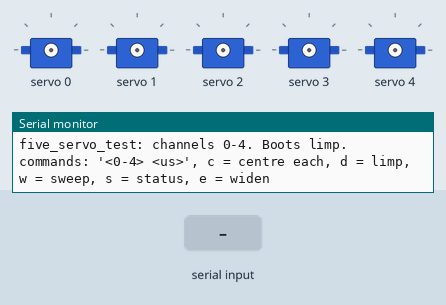
The sketch below on a simulated Arduino Nano, built with avr-gcc and run on an emulated ATmega328P. Parts: 5 × servo, the last lines printed to the serial monitor. Inputs (shaded band) come from the test bench.

Above: at 1.2 s.
1.3 s: "w\n" received over Serial
At 1.48 s:
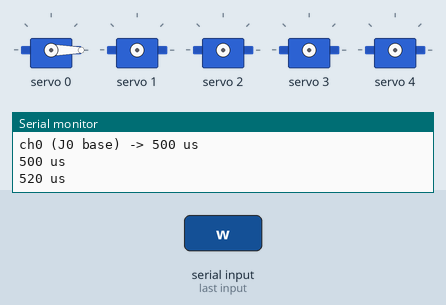
4.3 s: byte 13 ('\r') received over Serial
At 4.3 s:
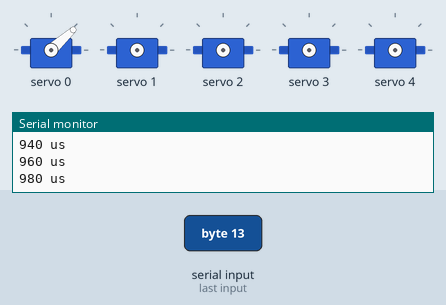
5.8 s: "c\n" received over Serial
At 5.95 s:
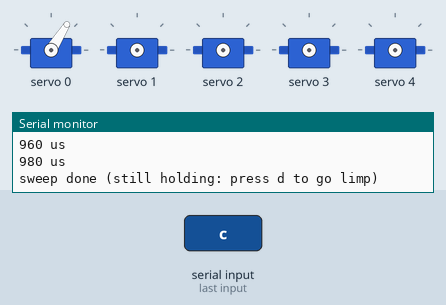
Timing chart, 0 to 8.8 s (numbered marks = the images above; inputs shaded):
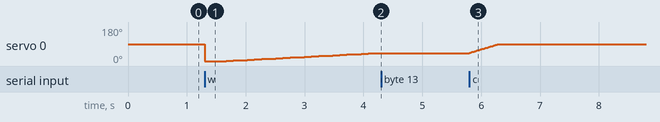

The sketch:

five_servo_test.ino
```cpp
/*
  five_servo_test.ino  --  bench test for the finished arm's layout, channels 0-4.

  Supersedes two_servo_test for the full five-servo wiring. Still a throwaway test tool,
  not the arm firmware: no protocol, no checksums, no watchdog. Type a pulse, watch a servo.

  CHANNEL MAP (same as arm_controller.ino and docs/PINS.md)
      ch0 = J0 base      MG996R 180
      ch1 = J1 shoulder  MG996R 180
      ch2 = J2 elbow     MG996R 180
      ch3 = J3 wrist     MG90S
      ch4 = J4 gripper   MG90S

  MEASURED TRAVEL (2026-11-13 at Velocity, every servo)
      450-2500 us for a full 180 deg, i.e. 11.4 us/deg, mid-travel 1475 us.
      Firmware hard limits in arm_controller.ino are the same 450-2500.

  WIRING  (upload with servo power OFF)
      Nano 5V -> PCA VCC (logic only)      Nano GND -> PCA GND
      Nano A4 -> PCA SDA                   Nano A5  -> PCA SCL
      LM2596 OUT+/OUT- -> PCA screw terminal V+/GND
      Each servo: brown = GND (board edge), red = V+, orange = PWM
      NEVER connect the Nano's 5V to V+.

  SERIAL MONITOR: 115200 baud, line ending "Newline".

  COMMANDS
      3 1600     channel 3 to 1600 us
      c          every channel to ITS OWN centre, one at a time (staggered on purpose)
      d          all channels limp. This is the panic button.
      w          slow sweep of the last channel used. Any key stops it.
      s          show each channel's pulse and allowed range
      e          widen every channel to the full measured travel, 450-2500

  SAFETY
      Boots limp. Moves ease in 20 us steps rather than jumping, EXCEPT the first move after
      a servo has been limp: with no position feedback there is no way to know where it is,
      so that one jumps. Expect it.
      Any keypress during a move stops it where it is; it does not continue to the target.
      'c' deliberately moves one servo at a time: five MG996Rs starting together is the
      current spike D16 warns about and it has never been tested on the LM2596 at 9 V.
*/

#include <Wire.h>
#include <Adafruit_PWMServoDriver.h>

Adafruit_PWMServoDriver pca(0x40);

const uint8_t  NCH = 5;
const uint8_t  CH[NCH] = {0, 1, 2, 3, 4};

// 50 us inside the measured 450-2500 travel, matching config/calibration.yaml.
// 'e' widens these to the full measured travel for hunting end stops.
uint16_t lo_limit[NCH] = { 500,  500,  500,  500,  500};
uint16_t hi_limit[NCH] = {2450, 2450, 2450, 2450, 2450};

// Measured mid-travel, not the conventional 1500.
const uint16_t CENTRE[NCH] = {1475, 1475, 1475, 1475, 1475};

const char *LABEL[NCH] = {"J0 base", "J1 shoulder", "J2 elbow", "J3 wrist", "J4 gripper"};

const uint8_t STEP_US = 20;      // move this much per step
const uint8_t STEP_MS = 20;      // wait this long between steps

int     current[NCH];            // -1 = limp, else the pulse in us
uint8_t last_ch = 0;
bool    pca_ok = false;

char    line[32];
uint8_t len = 0;

// ---------------------------------------------------------------- helpers

void limp_all() {
  for (uint8_t i = 0; i < NCH; i++) {
    if (pca_ok) pca.setPWM(CH[i], 0, 0);
    current[i] = -1;
  }
  Serial.println(F("all channels limp"));
}

void move_to(uint8_t i, uint16_t target) {
  if (!pca_ok) { Serial.println(F("no PCA9685")); return; }
  if (target < lo_limit[i] || target > hi_limit[i]) {
    Serial.print(F("refused: ")); Serial.print(target);
    Serial.print(F(" us outside ")); Serial.print(lo_limit[i]);
    Serial.print(F("-")); Serial.print(hi_limit[i]);
    Serial.println(F(" (press e to widen)"));
    return;
  }
  last_ch = i;

  if (current[i] < 0) {                   // limp: no idea where it is, so this one jumps
    pca.writeMicroseconds(CH[i], target);
    current[i] = target;
  } else {
    int from = current[i];
    int dir  = (target > from) ? STEP_US : -(int)STEP_US;
    bool aborted = false;
    while (abs(target - from) > STEP_US) {
      from += dir;
      pca.writeMicroseconds(CH[i], (uint16_t)from);
      current[i] = from;                  // keep it honest at every step
      delay(STEP_MS);
      if (Serial.available()) { aborted = true; break; }
    }
    if (aborted) {                        // STOP where it got to; do not snap to target
      Serial.print(F("ch")); Serial.print(CH[i]);
      Serial.print(F(" aborted at ")); Serial.print(current[i]);
      Serial.println(F(" us"));
      return;
    }
    pca.writeMicroseconds(CH[i], target);
    current[i] = target;
  }

  Serial.print(F("ch")); Serial.print(CH[i]);
  Serial.print(F(" (")); Serial.print(LABEL[i]);
  Serial.print(F(") -> ")); Serial.print(target); Serial.println(F(" us"));
}

void centre_all() {
  // One at a time, with a gap: five servos starting together is the untested current case.
  for (uint8_t i = 0; i < NCH; i++) {
    move_to(i, CENTRE[i]);
    delay(250);
  }
}

void sweep(uint8_t i) {
  Serial.print(F("sweeping ch")); Serial.print(CH[i]);
  Serial.println(F(" slowly. Send any character to stop."));
  move_to(i, lo_limit[i]);                // ease to the start instead of jumping to it
  if (current[i] != (int)lo_limit[i]) return;   // the move was aborted; do not sweep
  for (uint16_t p = lo_limit[i]; p <= hi_limit[i]; p += STEP_US) {
    pca.writeMicroseconds(CH[i], p);
    current[i] = p;
    Serial.print(p); Serial.println(F(" us"));
    delay(120);
    if (Serial.available()) { while (Serial.available()) Serial.read(); break; }
  }
  Serial.println(F("sweep done (still holding: press d to go limp)"));
}

void status() {
  for (uint8_t i = 0; i < NCH; i++) {
    Serial.print(F("ch")); Serial.print(CH[i]);
    Serial.print(F(" ")); Serial.print(LABEL[i]); Serial.print(F(": "));
    if (current[i] < 0) Serial.print(F("limp"));
    else { Serial.print(current[i]); Serial.print(F(" us")); }
    Serial.print(F("   range ")); Serial.print(lo_limit[i]);
    Serial.print(F("-")); Serial.println(hi_limit[i]);
  }
}

// ---------------------------------------------------------------- commands

void handle(char *s) {
  if (s[0] == '\0') return;

  if (s[0] == 'd' && s[1] == '\0') { limp_all();  return; }
  if (s[0] == 's' && s[1] == '\0') { status();    return; }
  if (s[0] == 'w' && s[1] == '\0') { sweep(last_ch); return; }
  if (s[0] == 'c' && s[1] == '\0') { centre_all(); return; }
  if (s[0] == 'e' && s[1] == '\0') {
    for (uint8_t i = 0; i < NCH; i++) { lo_limit[i] = 450; hi_limit[i] = 2500; }
    Serial.println(F("range widened to the full measured travel, 450-2500."));
    Serial.println(F("Small steps, and press d the moment a servo buzzes."));
    return;
  }

  // "<channel> <microseconds>", e.g. "3 1600"
  if (s[0] >= '0' && s[0] <= '4' && s[1] == ' ') {
    uint8_t i = s[0] - '0';
    long us = atol(s + 2);
    if (us <= 0) { Serial.println(F("give a pulse width, e.g. 3 1600")); return; }
    move_to(i, (uint16_t)us);
    return;
  }

  Serial.println(F("commands: '<0-4> <us>', c, d, w, s, e"));
}

// ---------------------------------------------------------------- setup / loop

void setup() {
  Serial.begin(115200);
  for (uint8_t i = 0; i < NCH; i++) current[i] = -1;

  Wire.begin();
  Wire.setWireTimeout(25000, true);
  Wire.beginTransmission(0x40);
  pca_ok = (Wire.endTransmission() == 0);

  if (pca_ok) {
    pca.begin();
    pca.setOscillatorFrequency(27000000);   // nominal; corrected at calibration
    pca.setPWMFreq(50);
    limp_all();
    Serial.println(F("PCA9685 found at 0x40."));
  } else {
    Serial.println(F("No PCA9685 at 0x40. Check VCC->5V, GND, SDA->A4, SCL->A5."));
  }

  Serial.println(F("five_servo_test: channels 0-4. Boots limp."));
  Serial.println(F("commands: '<0-4> <us>', c = centre each, d = limp, w = sweep, s = status, e = widen"));
}

void loop() {
  while (Serial.available()) {
    char c = (char)Serial.read();
    if (c == '\r') continue;
    if (c == '\n') { line[len] = '\0'; handle(line); len = 0; continue; }
    if (len < sizeof(line) - 1) line[len++] = c;
  }
}
```

Measured:
- after the input at 1.3 s, servo 0: 90° → 0° at once, → 2° 0.36 s later, → 3° 0.12 s later, → 5° 0.12 s later, … (23 changes in this stretch)
- after the input at 4.3 s, servo 0: stays 42° (without the input it goes to 44° after 0.02 s)
- after the input at 5.8 s, servo 0: moves from 42° to 90° over 0.50 s, starting at once
